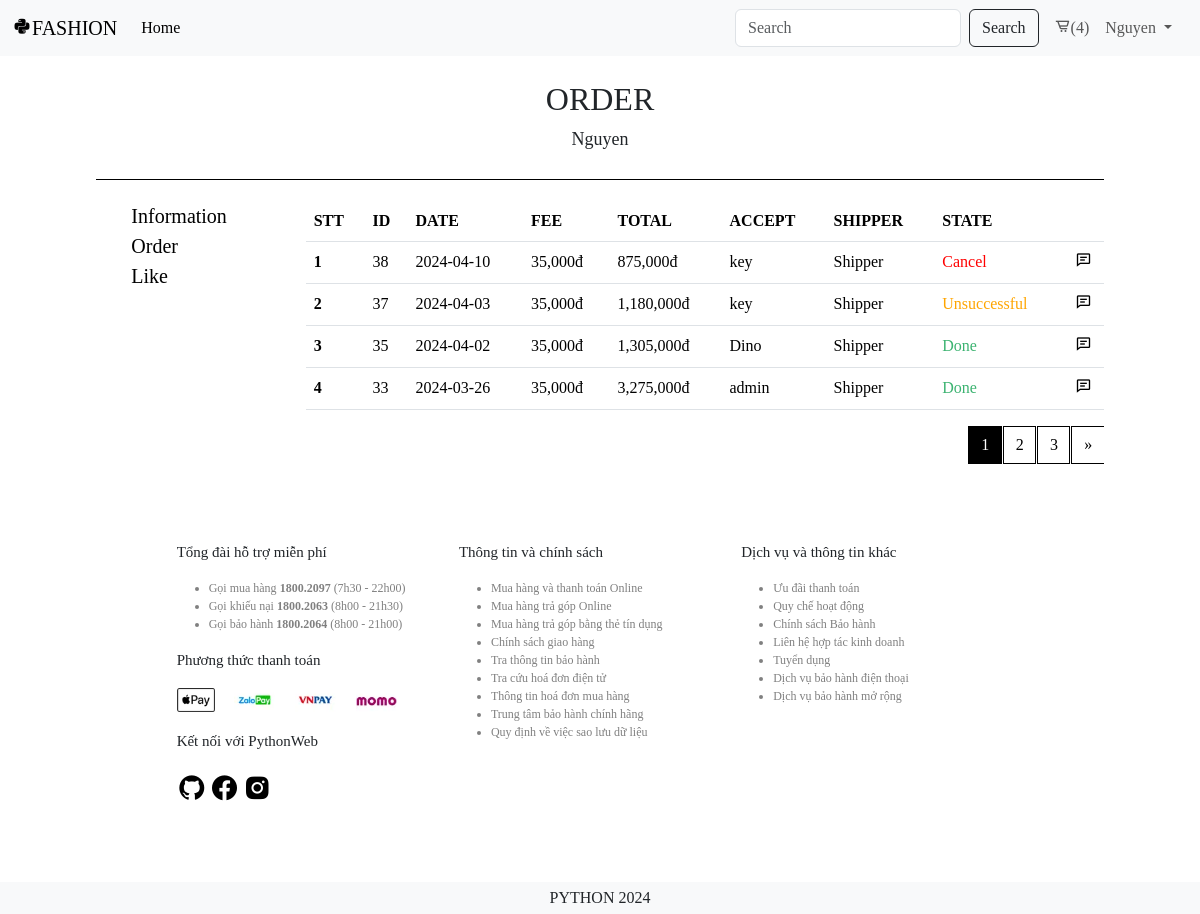
/order/ (signed in), run on an earlier commit of the app's database.
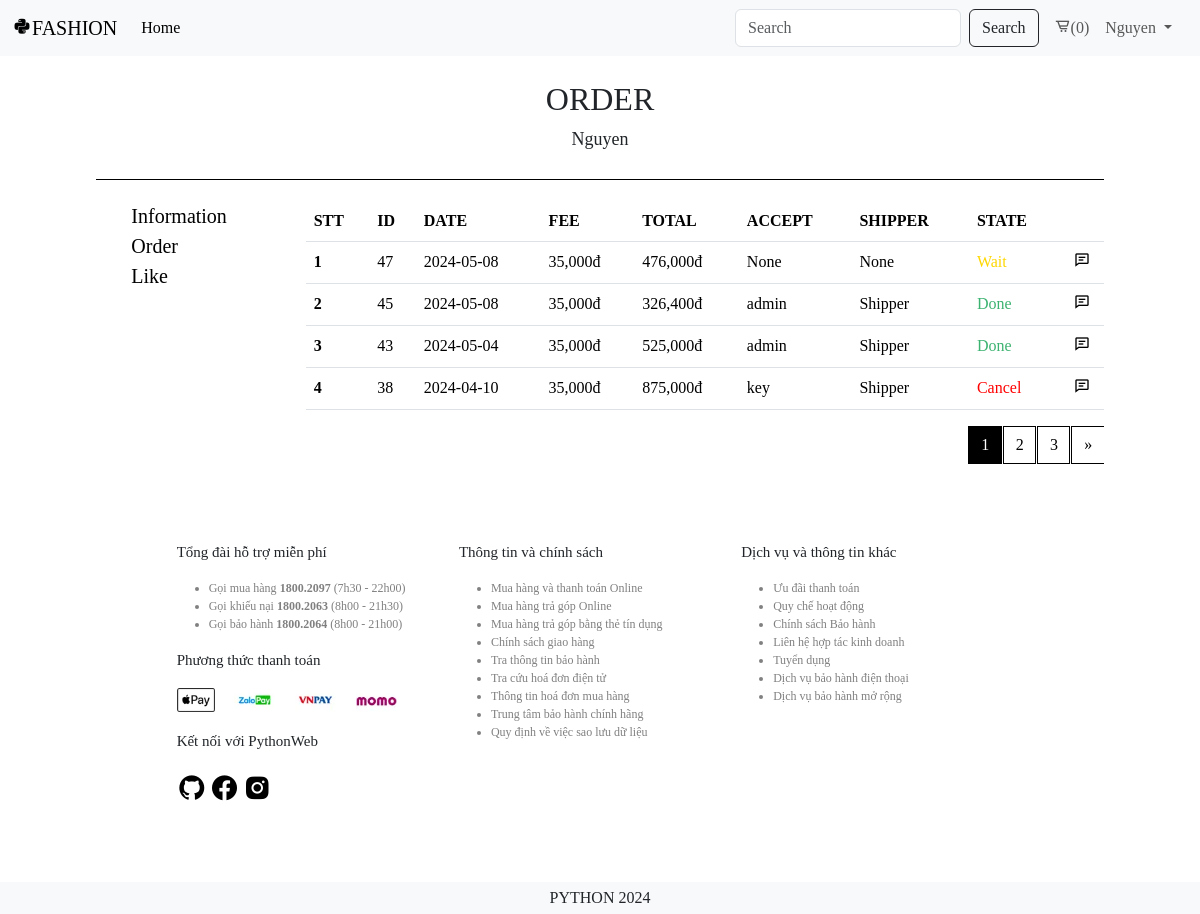
And on a later commit of the database.
### app/models.py (models this page shows, shortened)
class Order(models.Model):
    id = models.AutoField(primary_key=True)
    date = models.DateTimeField(default=timezone.now)
    customer = models.ForeignKey(User, on_delete=models.SET_NULL, null=True, blank=False, related_name='orders_accounted')
    phone = models.IntegerField(null=True, blank=False)
    address = models.CharField(max_length=255, null=True, blank=False)
    fee = models.IntegerField(null=True, blank=False)
    total = models.IntegerField(null=True, blank=False)
    accept = models.ForeignKey(User, on_delete=models.SET_NULL, null=True, blank=True, related_name='orders_accepted')
    shipper = models.ForeignKey(User, on_delete=models.SET_NULL, null=True, blank=True, related_name='orders_shipper')
    state = models.ForeignKey(State, on_delete=models.SET_NULL, null=True, blank=True)
    explanation = models.CharField(max_length=255, null=False, blank=True)

class State(models.Model):
    id = models.AutoField(primary_key=True)
    name = models.CharField(max_length=255, null=True, blank=False)
    def __str__(self):
        return self.name

### app/views.py (the view)
# urls.py: path('order/', views.order, name='order'),
def order(request):
    customer = request.user
    if not customer.is_authenticated: return redirect('home')
    cart, items, total_items = get_cart_items(customer)
    orders = Order.objects.filter(customer=customer).order_by('-id')
    order_items = OrderDetail.objects.all()
    paginator = Paginator(orders, 4)
    page_number = request.GET.get('page', 1)
    orders = paginator.get_page(page_number)
    page_range = orders.paginator.page_range
    context = {'samples': _active_samples, 'total_items': total_items, 'order_items': order_items, 'orders': orders, 'page_range': page_range}
    return render(request, 'app/client/order.html', context)

### app/models.py (called while the page is built)
    def __str__(self):
        return self.code

    def __str__(self):
        return self.code

    def __str__(self):
        return self.name

### app/views.py (called while the page is built)
def get_cart_items(customer):
    if customer:
        cart, created = Cart.objects.get_or_create(customer=customer)
        items = CartDetail.objects.filter(cart=cart)
        total_items = items.aggregate(Sum('quantity'))['quantity__sum'] or 0
        return cart, items, total_items
    else:
        return None, [], 0

### app/templates/app/client/order.html (shortened to what the changed rows need)
{% extends 'app/base_client/base.html' %}
{% load humanize %}
{% block origin %}
<div class="personal">
    <div class="personal_title" style="text-align: center;">
        <h2>ORDER</h2>
    </div>
    <div class="personal_content">
        <div class="personal_main">
            <div class="main_table">
                {% if orders %}
                <table class="table" style="width: 100%;">
                    <thead>
                        <tr>
                            <th scope="col">STT</th>
                            <th scope="col">ID</th>
                            <th scope="col">DATE</th>
                            <th scope="col">FEE</th>
                            <th scope="col">TOTAL</th>
                            <th scope="col">ACCEPT</th>
                            <th scope="col">SHIPPER</th>
                            <th scope="col">STATE</th>
                            <th scope="col"></th>
                        </tr>
                    </thead>
                    <tbody>
                        {% for order in orders %}
                        <tr>
                            <th scope="row">{{ forloop.counter }}</th>
                            <td>{{ order.id }}</td>
                            <td>{{ order.date|date:"Y-m-d" }}</td>
                            <td>{{ order.fee|intcomma }}đ</td>
                            <td>{{ order.total|intcomma }}đ</td>
                            <td>{{ order.accept }}</td>
                            <td>{{ order.shipper }}</td>
                            {% if order.state.name == "Wait" %}
                            <td style="color: #FFD700">{{ order.state }}</td>
                            {% elif order.state.name == "Delivery" %}
                            <td style="color: #0000FF">{{ order.state }}</td>
                            {% elif order.state.name == "Done" %}
                            <td style="color: #3CB371">{{ order.state }}</td>
                            {% elif order.state.name == "Unsuccessful" %}
                            <td style="color: #ffa500">{{ order.state }}</td>
                            {% else %}
                            <td style="color: #ff0000">{{ order.state }}</td>
                            {% endif %}
                            <td>
                                <button class="detail_button" data-target="order_detail_{{ forloop.counter }}"><i
                                        class='bx bx-comment-detail'></i></button>
                            </td>
                        </tr>
                        {% endfor %}
                    </tbody>
                </table>
                {% else %}
            </div>
            <div>You have not placed any orders yet.</div>
            {% endif %}
            <div class="pagination end">
                <nav aria-label="Page navigation example">
                    <ul class="pagination center">
                        {% if orders.paginator.num_pages > 1 %}
                        {% for num in orders.paginator.page_range %}
                        <li class="page-item {% if num == orders.number %}active{% endif %}">
                            <a class="page-link" href="?page={{ num }}">{{ num }}</a>
                        </li>
                        {% endfor %}
                        {% endif %}
                    </ul>
                </nav>
            </div>
        </div>
    </div>
</div>
{% endblock origin %}

### app/templates/app/base_client/header.html (shortened to what this page needs)
{% load static %}
<div class="header">
    <nav class="navbar navbar-expand-lg bg-body-tertiary">
        <div class="container-fluid">
            <a class="navbar-brand" href="{% url 'home'%}">
                <i class='bx bxl-python icons'></i>FASHION
            </a>
            <div class="collapse navbar-collapse" id="navbarSupportedContent">
                <ul class="navbar-nav me-auto mb-2 mb-lg-0">
                    <li class="nav-item">
                        <a class="nav-link active" aria-current="page" href="{% url 'home'%}">Home</a>
                    </li>
                </ul>
                <form class="d-flex" role="search" method="POST" action="{% url 'search' %}">
                    <input class="form-control me-2" name="searched" type="search" placeholder="Search"
                        aria-label="Search">
                    <button class="btn btn-outline-dark" type="submit">Search</button>
                </form>
                <ul class="navbar-nav mx-2">
                    <li class="nav-item">
                        <a href="{% url 'cart'%}" class="nav-link login" aria-current="page">
                            <i class='bx bx-cart-alt icons'></i>({{ total_items }})
                        </a>
                    </li>
                    {% if request.user.is_authenticated %}
                    <li class="nav-item dropdown">
                        <a class="nav-link dropdown-toggle" href="#" role="button" data-bs-toggle="dropdown"
                            aria-expanded="false">
                            {{request.user}}
                        </a>
                    </li>
                    {% else %}
                    <li class="nav-item">
                        <a href="{% url 'login' %}" class="nav-link login" aria-current="page">LOGIN</a>
                    </li>
                    {% endif %}
                </ul>
            </div>
        </div>
    </nav>
</div>

What changed in the data, as far as the page shows it:
no longer on this page (row unchanged): Order: id "37", date "2024-04-03", fee "35,000", total "1,180,000", accept "key", shipper "Shipper", state "Unsuccessful"
no longer on this page (row unchanged): Order: id "35", date "2024-04-02", fee "35,000", total "1,305,000", accept "Dino", shipper "Shipper", state "Done"
no longer on this page (row unchanged): Order: id "33", date "2024-03-26", fee "35,000", total "3,275,000", accept "admin", shipper "Shipper", state "Done"
added Order: id "47", date "2024-05-08", fee "35,000", total "476,000", accept "None", shipper "None", state "Wait"
added Order: id "45", date "2024-05-08", fee "35,000", total "326,400", accept "admin", shipper "Shipper", state "Done"
added Order: id "43", date "2024-05-04", fee "35,000", total "525,000", accept "admin", shipper "Shipper", state "Done"
Also different on the page:
{{ total_items }}: "4" → "0"
